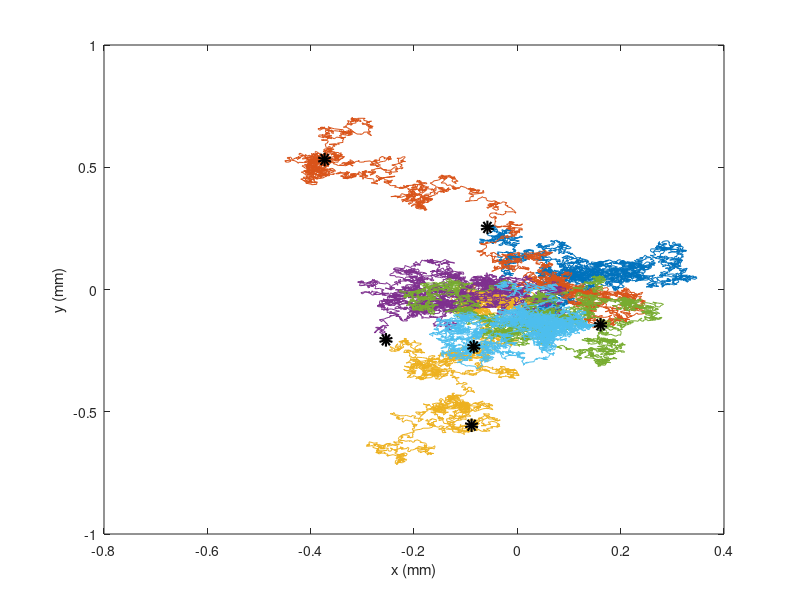

Write the MATLAB code that produced this figure. (Note: this script raises an error after producing the figure.)
%This code is desgined to simulate the two-dimensional diffusion SDE
%8.18-8.19 in lecture 8
%By Kit Yates
%Created 05/011/15
%Last Modified 05/11/15

clear all
close all

% Define the number of repeats we will do
M=1000;

% Define the final time we will simulate to
T_final=10*60;

%Define the timestep for the simulations
delta_t=10^(-1);

%Define the diffusion coefficient
D=10^(-4);

%Define a vector of the time_points
time_vec=[0:delta_t:T_final];

%Define the  number of recording steps
num_rec_steps=T_final/delta_t;

%Define the vector which will reocrd the value of X at each time
%point
rec_vector_X=zeros(num_rec_steps+1,M);
rec_vector_Y=zeros(num_rec_steps+1,M);

%Define the initial condition for X
X_init=0;
Y_init=0;

%Write the initial condisiotn to this vector
rec_vector_X(1,:)=X_init*ones(1,M);
rec_vector_Y(1,:)=Y_init*ones(1,M);

    %Define the initial time to be zero
    t=0;
    
   
    
    %Increment the vector of state variables
    rec_vector_X(2:end,:)=sqrt(2*D*delta_t)*cumsum(randn(num_rec_steps,M),1);
    rec_vector_Y(2:end,:)=sqrt(2*D*delta_t)*cumsum(randn(num_rec_steps,M),1);
    
    
    %Find the mean value of X and Y with time
    mean_X=mean(rec_vector_X,2);
    mean_Y=mean(rec_vector_Y,2);

    figure 
    
    %Plot the deterministic trajecotry for the mean of X
    [hXm]=plot(mean_X,mean_Y,'r','linewidth',5);
    
%     Finally plot 6 realisations of the stochastic trajectories
    [hXs]=plot(rec_vector_X(:,1:6),rec_vector_Y(:,1:6));
    
    hold on
       
    [hXf]=plot(rec_vector_X(end,1:6),rec_vector_Y(end,1:6),'ko','markersize',5,'linewidth',5)
    
    
    
    %Set the x and y labels
    xlabel('x (mm)')
    ylabel('y (mm)')

    %
    exportfig(gcf,...
        ['diffusive_trajectories_2_D.eps'],...
        'Format','eps2',...
        'Width','20',...
        'Color','cmyk',...
        'Resolution',300,...
        'FontMode','fixed',...
        'FontSize',21);
    %             'LineWidth',6);
    %Save as a .fig as well
    saveas(gcf,['diffusive_trajectories_2_D.fig'],'fig');
    